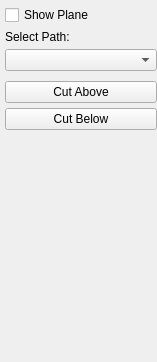
                            <widget class="QWidget" name="page_18">
                             <property name="geometry">
                              <rect>
                               <x>0</x>
                               <y>0</y>
                               <width>157</width>
                               <height>362</height>
                              </rect>
                             </property>
                             <attribute name="label">
                              <string>By Plane</string>
                             </attribute>
                             <attribute name="toolTip">
                              <string>Cut Model By Plane</string>
                             </attribute>
                             <layout class="QVBoxLayout" name="verticalLayout_26">
                              <property name="spacing">
                               <number>5</number>
                              </property>
                              <property name="leftMargin">
                               <number>5</number>
                              </property>
                              <property name="topMargin">
                               <number>5</number>
                              </property>
                              <property name="rightMargin">
                               <number>0</number>
                              </property>
                              <property name="bottomMargin">
                               <number>5</number>
                              </property>
                              <item>
                               <widget class="QCheckBox" name="checkBoxShowPlane">
                                <property name="text">
                                 <string>Show Plane</string>
                                </property>
                               </widget>
                              </item>
                              <item>
                               <widget class="QLabel" name="label_27">
                                <property name="text">
                                 <string>Select Path:</string>
                                </property>
                               </widget>
                              </item>
                              <item>
                               <widget class="QComboBox" name="comboBoxPathPlane">
                                <property name="sizePolicy">
                                 <sizepolicy hsizetype="Preferred" vsizetype="Fixed">
                                  <horstretch>0</horstretch>
                                  <verstretch>0</verstretch>
                                 </sizepolicy>
                                </property>
                                <property name="sizeAdjustPolicy">
                                 <enum>QComboBox::AdjustToMinimumContentsLength</enum>
                                </property>
                               </widget>
                              </item>
                              <item>
                               <widget class="ctkSliderWidget" name="sliderPathPlane" native="true">
                                <property name="decimals" stdset="0">
                                 <number>0</number>
                                </property>
                                <property name="maximum" stdset="0">
                                 <double>200.000000000000000</double>
                                </property>
                               </widget>
                              </item>
                              <item>
                               <widget class="QPushButton" name="btnCutAbove">
                                <property name="text">
                                 <string>Cut Above</string>
                                </property>
                               </widget>
                              </item>
                              <item>
                               <widget class="QPushButton" name="btnCutBelow">
                                <property name="text">
                                 <string>Cut Below</string>
                                </property>
                               </widget>
                              </item>
                              <item>
                               <spacer name="verticalSpacer_13">
                                <property name="orientation">
                                 <enum>Qt::Vertical</enum>
                                </property>
                                <property name="sizeHint" stdset="0">
                                 <size>
                                  <width>20</width>
                                  <height>40</height>
                                 </size>
                                </property>
                               </spacer>
                              </item>
                             </layout>
                            </widget>
